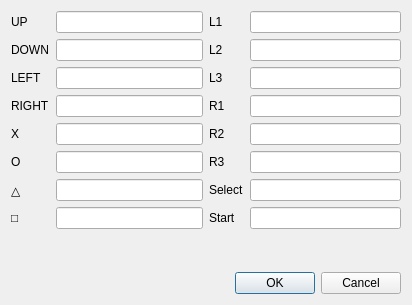
<?xml version="1.0" encoding="UTF-8"?>
<ui version="4.0">
 <class>BtnConfigDialog</class>
 <widget class="QDialog" name="BtnConfigDialog">
  <property name="windowModality">
   <enum>Qt::ApplicationModal</enum>
  </property>
  <property name="geometry">
   <rect>
    <x>0</x>
    <y>0</y>
    <width>412</width>
    <height>305</height>
   </rect>
  </property>
  <property name="windowTitle">
   <string>Joystick Configuration</string>
  </property>
  <property name="modal">
   <bool>true</bool>
  </property>
  <layout class="QGridLayout" name="gridLayout_2">
   <item row="0" column="0">
    <layout class="QGridLayout" name="gridLayout">
     <item row="0" column="0">
      <layout class="QHBoxLayout" name="horizontalLayout">
       <item>
        <layout class="QFormLayout" name="formLayout">
         <item row="0" column="0">
          <widget class="QLabel" name="uPLabel">
           <property name="text">
            <string>UP</string>
           </property>
          </widget>
         </item>
         <item row="0" column="1">
          <widget class="QLineEdit" name="upLineEdit"/>
         </item>
         <item row="1" column="0">
          <widget class="QLabel" name="bNT_DOWNLabel">
           <property name="text">
            <string>DOWN</string>
           </property>
          </widget>
         </item>
         <item row="1" column="1">
          <widget class="QLineEdit" name="downLineEdit"/>
         </item>
         <item row="2" column="0">
          <widget class="QLabel" name="lEFTLabel">
           <property name="text">
            <string>LEFT</string>
           </property>
          </widget>
         </item>
         <item row="2" column="1">
          <widget class="QLineEdit" name="leftLineEdit"/>
         </item>
         <item row="3" column="0">
          <widget class="QLabel" name="rIGHTLabel">
           <property name="text">
            <string>RIGHT</string>
           </property>
          </widget>
         </item>
         <item row="3" column="1">
          <widget class="QLineEdit" name="rightLineEdit"/>
         </item>
         <item row="4" column="0">
          <widget class="QLabel" name="xLabel">
           <property name="text">
            <string>X</string>
           </property>
          </widget>
         </item>
         <item row="4" column="1">
          <widget class="QLineEdit" name="xLineEdit"/>
         </item>
         <item row="5" column="0">
          <widget class="QLabel" name="oLabel">
           <property name="text">
            <string>O</string>
           </property>
          </widget>
         </item>
         <item row="5" column="1">
          <widget class="QLineEdit" name="oLineEdit"/>
         </item>
         <item row="6" column="0">
          <widget class="QLabel" name="tRIANGLELabel">
           <property name="text">
            <string>△</string>
           </property>
          </widget>
         </item>
         <item row="6" column="1">
          <widget class="QLineEdit" name="triangleLineEdit"/>
         </item>
         <item row="7" column="0">
          <widget class="QLabel" name="SqrLabel">
           <property name="text">
            <string>□</string>
           </property>
          </widget>
         </item>
         <item row="7" column="1">
          <widget class="QLineEdit" name="sqrLineEdit"/>
         </item>
        </layout>
       </item>
      </layout>
     </item>
     <item row="1" column="2">
      <widget class="QDialogButtonBox" name="buttonBox">
       <property name="orientation">
        <enum>Qt::Horizontal</enum>
       </property>
       <property name="standardButtons">
        <set>QDialogButtonBox::Cancel|QDialogButtonBox::Ok</set>
       </property>
      </widget>
     </item>
     <item row="0" column="2">
      <layout class="QFormLayout" name="formLayout_4">
       <item row="0" column="0">
        <widget class="QLabel" name="l1Label">
         <property name="text">
          <string>L1</string>
         </property>
        </widget>
       </item>
       <item row="0" column="1">
        <widget class="QLineEdit" name="l1LineEdit"/>
       </item>
       <item row="1" column="0">
        <widget class="QLabel" name="l2Label">
         <property name="text">
          <string>L2</string>
         </property>
        </widget>
       </item>
       <item row="1" column="1">
        <widget class="QLineEdit" name="l2LineEdit"/>
       </item>
       <item row="2" column="0">
        <widget class="QLabel" name="l3Label">
         <property name="text">
          <string>L3</string>
         </property>
        </widget>
       </item>
       <item row="2" column="1">
        <widget class="QLineEdit" name="l3LineEdit"/>
       </item>
       <item row="3" column="0">
        <widget class="QLabel" name="r1Label">
         <property name="text">
          <string>R1</string>
         </property>
        </widget>
       </item>
       <item row="3" column="1">
        <widget class="QLineEdit" name="r1LineEdit"/>
       </item>
       <item row="4" column="0">
        <widget class="QLabel" name="r2Label">
         <property name="text">
          <string>R2</string>
         </property>
        </widget>
       </item>
       <item row="4" column="1">
        <widget class="QLineEdit" name="r2LineEdit"/>
       </item>
       <item row="5" column="0">
        <widget class="QLabel" name="r3Label">
         <property name="text">
          <string>R3</string>
         </property>
        </widget>
       </item>
       <item row="5" column="1">
        <widget class="QLineEdit" name="r3LineEdit"/>
       </item>
       <item row="6" column="0">
        <widget class="QLabel" name="selectLabel">
         <property name="text">
          <string>Select</string>
         </property>
        </widget>
       </item>
       <item row="6" column="1">
        <widget class="QLineEdit" name="selectLineEdit"/>
       </item>
       <item row="7" column="0">
        <widget class="QLabel" name="startLabel">
         <property name="text">
          <string>Start</string>
         </property>
        </widget>
       </item>
       <item row="7" column="1">
        <widget class="QLineEdit" name="startLineEdit"/>
       </item>
      </layout>
     </item>
    </layout>
   </item>
  </layout>
 </widget>
 <resources/>
 <connections>
  <connection>
   <sender>buttonBox</sender>
   <signal>accepted()</signal>
   <receiver>BtnConfigDialog</receiver>
   <slot>accept()</slot>
   <hints>
    <hint type="sourcelabel">
     <x>248</x>
     <y>254</y>
    </hint>
    <hint type="destinationlabel">
     <x>157</x>
     <y>274</y>
    </hint>
   </hints>
  </connection>
  <connection>
   <sender>buttonBox</sender>
   <signal>rejected()</signal>
   <receiver>BtnConfigDialog</receiver>
   <slot>reject()</slot>
   <hints>
    <hint type="sourcelabel">
     <x>316</x>
     <y>260</y>
    </hint>
    <hint type="destinationlabel">
     <x>286</x>
     <y>274</y>
    </hint>
   </hints>
  </connection>
 </connections>
</ui>
